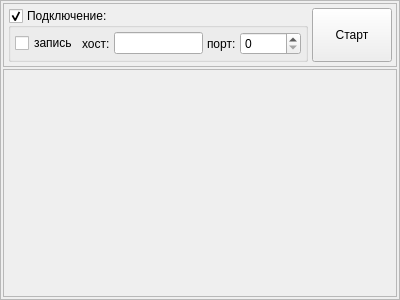
<?xml version="1.0" encoding="UTF-8"?>
<ui version="4.0">
 <class>Frame</class>
 <widget class="QFrame" name="Frame">
  <property name="geometry">
   <rect>
    <x>0</x>
    <y>0</y>
    <width>400</width>
    <height>300</height>
   </rect>
  </property>
  <property name="windowTitle">
   <string>Frame</string>
  </property>
  <property name="frameShape">
   <enum>QFrame::StyledPanel</enum>
  </property>
  <property name="frameShadow">
   <enum>QFrame::Raised</enum>
  </property>
  <layout class="QVBoxLayout" name="verticalLayout">
   <property name="spacing">
    <number>2</number>
   </property>
   <property name="margin">
    <number>2</number>
   </property>
   <item>
    <widget class="QFrame" name="frame">
     <property name="frameShape">
      <enum>QFrame::StyledPanel</enum>
     </property>
     <property name="frameShadow">
      <enum>QFrame::Raised</enum>
     </property>
     <layout class="QGridLayout" name="gridLayout">
      <property name="margin">
       <number>4</number>
      </property>
      <property name="spacing">
       <number>4</number>
      </property>
      <item row="0" column="0" colspan="2">
       <widget class="QGroupBox" name="groupBox_connection">
        <property name="sizePolicy">
         <sizepolicy hsizetype="Expanding" vsizetype="Preferred">
          <horstretch>0</horstretch>
          <verstretch>0</verstretch>
         </sizepolicy>
        </property>
        <property name="title">
         <string>Подключение:</string>
        </property>
        <property name="checkable">
         <bool>true</bool>
        </property>
        <layout class="QHBoxLayout" name="horizontalLayout">
         <property name="spacing">
          <number>4</number>
         </property>
         <property name="margin">
          <number>4</number>
         </property>
         <item>
          <widget class="QCheckBox" name="checkBox_record">
           <property name="text">
            <string>запись</string>
           </property>
          </widget>
         </item>
         <item>
          <widget class="QLabel" name="label">
           <property name="text">
            <string>хост:</string>
           </property>
          </widget>
         </item>
         <item>
          <widget class="QLineEdit" name="lineEdit_host"/>
         </item>
         <item>
          <widget class="QLabel" name="label_2">
           <property name="text">
            <string>порт:</string>
           </property>
          </widget>
         </item>
         <item>
          <widget class="QSpinBox" name="spinBox_port">
           <property name="maximum">
            <number>65536</number>
           </property>
          </widget>
         </item>
        </layout>
       </widget>
      </item>
      <item row="0" column="3">
       <widget class="QPushButton" name="pushButton_control">
        <property name="sizePolicy">
         <sizepolicy hsizetype="Maximum" vsizetype="Minimum">
          <horstretch>0</horstretch>
          <verstretch>0</verstretch>
         </sizepolicy>
        </property>
        <property name="text">
         <string>Старт</string>
        </property>
       </widget>
      </item>
     </layout>
    </widget>
   </item>
   <item>
    <widget class="QFrame" name="frame_2">
     <property name="sizePolicy">
      <sizepolicy hsizetype="Preferred" vsizetype="Expanding">
       <horstretch>0</horstretch>
       <verstretch>0</verstretch>
      </sizepolicy>
     </property>
     <property name="frameShape">
      <enum>QFrame::StyledPanel</enum>
     </property>
     <property name="frameShadow">
      <enum>QFrame::Raised</enum>
     </property>
     <layout class="QVBoxLayout" name="view_layout">
      <property name="spacing">
       <number>0</number>
      </property>
      <property name="margin">
       <number>0</number>
      </property>
     </layout>
    </widget>
   </item>
  </layout>
 </widget>
 <resources/>
 <connections/>
</ui>
